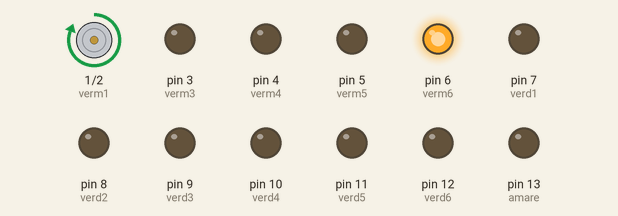
Bench run of a sketch on a simulated Arduino Uno, built with avr-gcc and run on an emulated ATmega328P. Shown: motor-driver pin pairs drawn as motors (green arrow = first pin HIGH = forward, orange = second pin HIGH = backward, longer = more drive), output pins drawn as LEDs (lit = HIGH).

Above: at 0.1 s.
At 10.1 s:
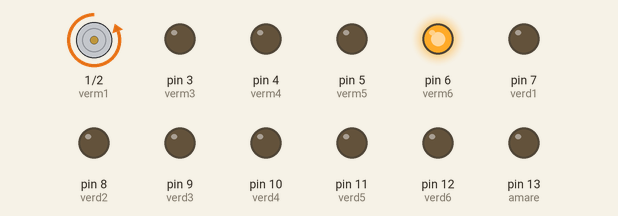
At 15.6 s:
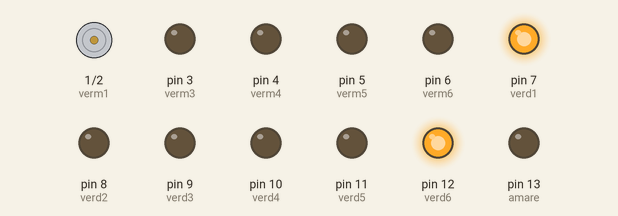
At 19.6 s:
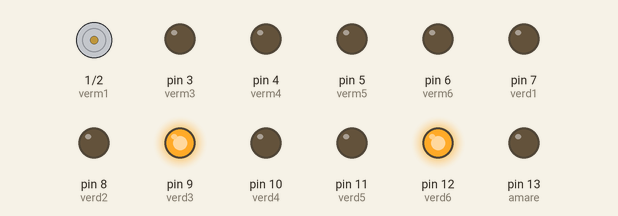
At 24.1 s:
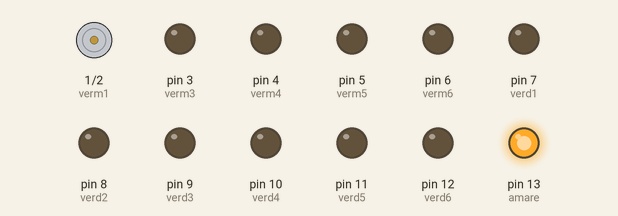
At 38.6 s:
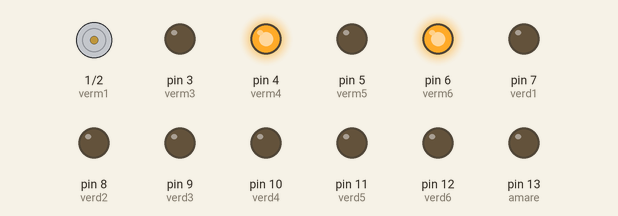
Timing chart, 0 to 40.0 s (numbered marks = the images above):
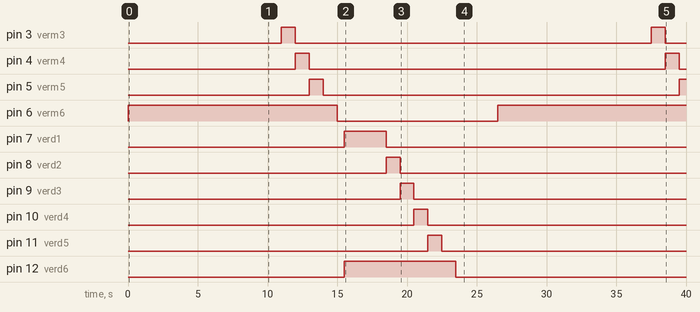

Measured:
- by itself, pin 3 (verm3), pin 4 (verm4): alternates HIGH for 1.0 s and LOW for 25.5 s
- by itself, pin 5 (verm5): LOW → HIGH at 13.0 s, → LOW 1.0 s later, → HIGH 25.5 s later
- by itself, pin 6 (verm6): LOW → HIGH at 0.00 s, → LOW 15.0 s later, → HIGH 11.5 s later
- by itself, pin 7 (verd1): LOW → HIGH at 15.5 s, → LOW 3.0 s later
- by itself, pin 8 (verd2): LOW → HIGH at 18.5 s, → LOW 1.0 s later
- by itself, pin 9 (verd3): LOW → HIGH at 19.5 s, → LOW 1.0 s later
- by itself, pin 10 (verd4): LOW → HIGH at 20.5 s, → LOW 1.0 s later
- by itself, pin 11 (verd5): LOW → HIGH at 21.5 s, → LOW 1.0 s later

The sketch:

ex006.ino
```cpp
// 6) Fazer um semáforo igual ao da nossa cidade
int verm1 = 1;
int verm2 = 2;
int verm3 = 3;
int verm4 = 4;
int verm5 = 5;
int verm6 = 6;
int verd1 = 7;
int verd2 = 8;
int verd3 = 9;
int verd4 = 10;
int verd5 = 11;
int verd6 = 12;
int amare = 13;

void setup() {
  pinMode(verm1, OUTPUT);
  pinMode(verm2, OUTPUT);
  pinMode(verm3, OUTPUT);
  pinMode(verm4, OUTPUT);
  pinMode(verm5, OUTPUT);
  pinMode(verm6, OUTPUT);
  pinMode(verd1, OUTPUT);
  pinMode(verd2, OUTPUT);
  pinMode(verd3, OUTPUT);
  pinMode(verd4, OUTPUT);
  pinMode(verd5, OUTPUT);
  pinMode(verd6, OUTPUT);
  pinMode(amare, OUTPUT);
}

void loop() {
  // Liga os vermelhos da ponta
  digitalWrite(verm1, HIGH);
  digitalWrite(verm6, HIGH);
  delay(10000);
  // Desliga gradativamente os vermelhos
  digitalWrite(verm1, LOW);
  for (int j = 2; j <= 6; j++) {
    digitalWrite(j, HIGH);
    delay(1000);
    digitalWrite(j, LOW);
  }
  delay(500);

  // Liga todos os verdes
  digitalWrite(verd1, HIGH);
  digitalWrite(verd6, HIGH);
  delay(2000);
  // Desliga gradativamente os verdes
  for (int y = 7; y <= 12; y++) {
    digitalWrite(y, HIGH);
    delay(1000);
    digitalWrite(y, LOW);
  }
  delay(500);

  // Liga o amarelo, aguarda 2s e desliga
  digitalWrite(amare, HIGH);
  delay(2000);
  digitalWrite(amare, LOW);
  delay(500);
}
```
